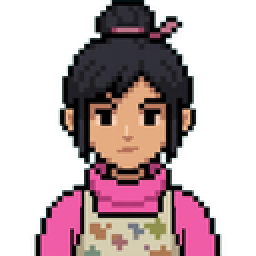
#> input picture packaging/floor-assets/builders_gate_floor_assets/img/art/face.png, 128 x 128 px (shown 2 times larger); its folder holds only this picture in this run
$ python -i cutoutkit.py   (imports and definitions only)
#> lines starting #> are read from the running program, lines starting #| are printed output that depends on the picture; after the words box and inside, x2 and y2 are one past the last pixel; in counts of white or black regions, pixels touching at a corner belong together
"""Generating the PARTS of a cutout character — one keyed image per slot, all
conditioned on one pinned identity reference, each carrying the hash of the
reference it was drawn against.

WHY THIS EXISTS, MEASURED. EXIT 67 (2026-09-20) built a Metal Slug run-and-gun
cast on frame sheets. Per-frame generation re-rolls identity, proportions, the
weapon in the hand and the death pose on every call, and after twelve hours
the human failed the build on sight: gnome frames with a bearded biker in them,
a sniper whose death carried a second head, a gun floating in front of one
painted arm. The human had said on night one that the game needed a 2D rig.
This module is the generation half of that rig: about ten parts per character,
drawn ONCE, animated by the template forever, weapons hanging from the hand
bone so the grip is inside the hand in every frame by construction.

THE RULES THE FRAME PIPELINE TAUGHT US, applied here rather than re-learned:

  * One reference, hashed, on every part. `anchor_hash` on each skin entry and
    `reference_hash` on the document; `cutout.status` flags a part from another
    run as `stale_reference`. Nothing here can assemble a kit from two sources
    without the document saying so.
  * Parts go through `chroma.generate`, never a raw provider call. Model-native
    transparency ships fringes and punched eye-whites, and a fringe on a
    forearm's inner seam is visible against every torso forever.
  * Scale is checked at generation, not discovered at assembly. Each template
    part names its height as a fraction of the figure; the reference's own
    alpha bbox is the ruler; a part that comes back outside the band is
    FLAGGED (never silently rescaled) so a human can look before it is wired.
  * Money stops. The plan is priced before the first call and refused over
    `max_paid_calls`; two consecutive provider failures end the batch rather
    than re-rolling at $0.05 a frame (EXIT 67 #11: $10.10 on one item, killed by
    hand).

Pure orchestration: generation is injected (`generate=`), so the whole flow is
testable with a fake that writes PNGs, and the real run is one keyword away.
"""
from __future__ import annotations

import hashlib
import os
from pathlib import Path
from typing import Callable, Optional

from . import cutout

# A part further than this from its template height is flagged. Wide on
# purpose: a stocky character's torso is legitimately taller than a lanky
# one's, and the flag exists to catch a head the size of a torso, not taste.
SCALE_TOLERANCE = 0.35

# Consecutive provider/audit failures that end a batch. One failure is a
# re-roll; two in a row is the provider or the prompt, and re-rolling that is
# how a $0.05 frame becomes a $10 item.
MAX_CONSECUTIVE_FAILURES = 2

# The default per-kit ceiling on paid calls: every generated part of the
# largest template plus a retry each.
DEFAULT_MAX_PAID_CALLS = 20


class KitError(ValueError):
    """A kit request that must not spend money as asked."""


# ---------------------------------------------------------------------------
# The plan
# ---------------------------------------------------------------------------

# [82 lines left out: functions plan, estimate, prompt_for, not called in this run]


# ---------------------------------------------------------------------------
# Measuring what came back
# ---------------------------------------------------------------------------

def file_hash(path: str | os.PathLike[str]) -> str:
    p = Path(path)
    return hashlib.sha256(p.read_bytes()).hexdigest()[:16] if p.is_file() else ""


def alpha_bbox(path: str | os.PathLike[str]) -> Optional[tuple[int, int, int, int]]:
    """The opaque extent of an image, or None for an empty one."""
    from PIL import Image

    with Image.open(path) as img:
#> img is the input picture: PIL image 128x128 RGBA; mean R, G, B, A 56.5, 39, 41.9, 117.5
        rgba = img.convert("RGBA")
        alpha = rgba.getchannel("A").point(lambda a: 255 if a > 24 else 0)
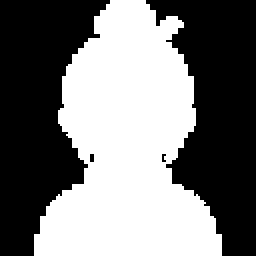
#> alpha: PIL image 128x128 L (shown 2 times larger); 47.3% white; 1 white region, box (x1, y1, x2, y2) and area: (17, 0, 111, 128) 7748
        return alpha.getbbox()


def trim_alpha(path: str | os.PathLike[str], margin: int = 1) -> tuple[int, int]:
    """Crop a part to its alpha bounding box in place. Returns the new size.

    The pivot table is in FRACTIONS of the part's bbox, so a part shipped with
    a 1024 px transparent canvas around a 200 px forearm would hang from the
    middle of nowhere. Trim first; then the fraction means what it says.
    """
    from PIL import Image

    box = alpha_bbox(path)
#> box = (17, 0, 111, 128)
    with Image.open(path) as img:
        rgba = img.convert("RGBA")
        if not box:
            return rgba.size
        x0, y0, x1, y1 = box
#> x0 = 17; y0 = 0; x1 = 111; y1 = 128
        x0, y0 = max(0, x0 - margin), max(0, y0 - margin)
#> x0 = 16
        x1, y1 = min(rgba.width, x1 + margin), min(rgba.height, y1 + margin)
#> x1 = 112
        cut = rgba.crop((x0, y0, x1, y1))
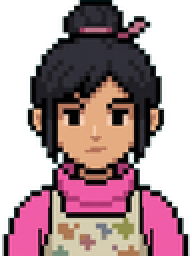
#> cut: PIL image 96x128 RGBA (shown 2 times larger); mean R, G, B, A 75.4, 52, 55.9, 156.7; transparent parts drawn white
        cut.save(path)
        return cut.size


# [203 lines left out: functions reference_height, scale_flag, generate_kit, not called in this run]


# ---------------------------------------------------------------------------
# The parts SHEET: one generation, every part, one style, one scale
# ---------------------------------------------------------------------------
# MEASURED (exit-67-r2 #8, 2026-09-22): nine parts bought one at a time from
# nine "ONE ISOLATED BODY PART" prompts came back in three different styles
# (painted, pixel, inked), at three different scales, and half were the wrong
# thing - a "hip" that was both legs and a boot, a "thigh" that was a pair of
# jeans, a "foot" the size of the torso, an "upper arm" that was a hand.
# Nothing in a per-part prompt can hold style or scale across calls, because
# the model never sees the other eight. The human's verdict: "art generation
# for the 2D rigging is impossible".
#
# A SHEET IS ONE CALL. The layout image below is drawn by us: one labelled
# cell per piece holding that piece's SILHOUETTE (cutoutshape) in flat grey,
# every one at the same scale, and nothing else. The pinned reference is a
# separate image, the character's look. The model paints the character into
# the silhouettes; the reference itself is never on the sheet or cut.
#
# THE SILHOUETTE IS THE CONTRACT (2026-09-22). Cells that only named a part
# got back pieces of any size that did not meet at their joints - "the rig
# is not even connected". Now the harness clips the paint to the silhouette,
# so every piece has the template's size, the template's pivot, and a joint
# disc that its neighbour's disc turns over. The reference is never cut.

SHEET_SIZE = (1536, 1024)
SHEET_MARGIN = 16
SHEET_LABEL = 26
SHEET_FIGURE_W = 400
SHEET_LAYOUT = "_sheet_layout"
#: Sheet pixels per template pixel for the silhouettes: at most this, less
#: when the cells are too small for it.
SHEET_SCALE = 5.0
SHEET_SCALE_MAX = 10.0
SILHOUETTE_GREY = (150, 150, 150)
#: Template px the clip grows the silhouette by, so the painted outline on
#: the silhouette's edge survives the clip.
CLIP_GROW = 1.2


# [112 lines left out: functions sheet_layout, sheet_prompt, not called in this run]


#: A provider TIMEOUT is retried this many times. MEASURED (kie, 2026-09-22):
#: about half the calls of an evening came back 524 "generate task timeout"
#: and the same request went through on the next try.
TIMEOUT_RETRIES = 2


# [10 lines left out: function _call, not called in this run]


UNARM_PROMPT = (
    "Edit this image: it is the torso piece of a 2D cutout puppet, seen "
    "from the side. REMOVE the arm and the shirt sleeve completely - the "
    "upper arm, the forearm, the skin, everything of the arm. Where the arm "
    "was, paint the side of the vest and shirt continuing naturally - solid "
    "fabric, NO armhole, no sleeve opening, no oval, no patch - same "
    "colours, pattern, outline and style. Keep everything else exactly as "
    "it is: the same outline shape, anything worn on the back, pockets, "
    "collar, the size and position. Keep the flat backdrop colour.")


# [46 lines left out: function unarm_torso, not called in this run]


#: How deep the grey rim is peeled from a piece's edge, in texture px.
RIM_PASSES = 4


# [291 lines left out: functions clear_grey, slice_sheet, defringe, _main_blobs, generate_sheet, fill_reuse, not called in this run]

>>> result = trim_alpha('../../../packaging/floor-assets/builders_gate_floor_assets/img/art/face.png')
#> result = (96, 128)
